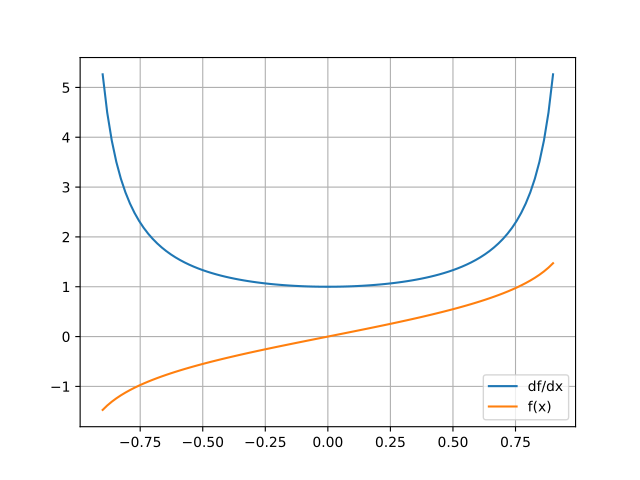

Python code for this plot:
import mygrad as mg
import matplotlib.pyplot as plt
x = mg.linspace(-.9, .9, 100)
y = mg.arctanh(x)
y.backward()
plt.plot(x, x.grad, label="df/dx")
plt.plot(x, y, label="f(x)")
plt.legend()
plt.grid()
plt.show()
